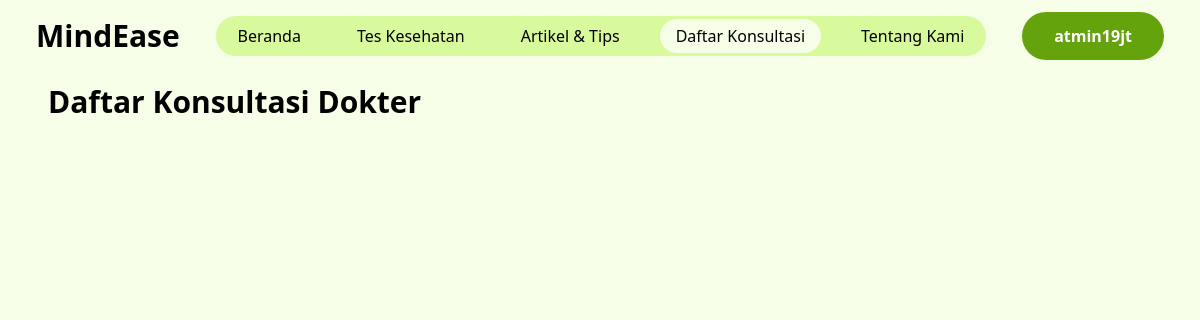
Before: /pages/daftarKonsultasi.php (signed in) with the older database file.
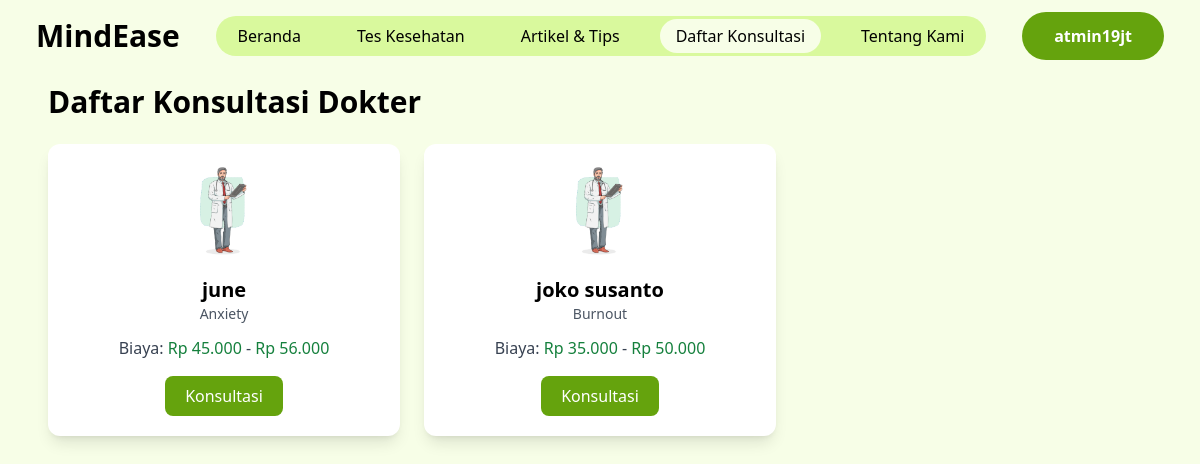
After: the same page with the newer database file.
### tables this page shows
CREATE TABLE `dokter` (
  `id_dokter` int(11) NOT NULL,
  `nama_dokter` varchar(100) NOT NULL,
  `spesialis` varchar(255) NOT NULL,
  `harga_min` int(11) NOT NULL,
  `harga_max` int(11) NOT NULL
);

### public/pages/daftarKonsultasi.php (the view, shortened to what this page needs)
<!DOCTYPE html>
<html lang="en">
<head>
    <script src="https://cdn.tailwindcss.com"></script>
</head>
<body class="bg-lime-50">
    <nav class="flex flex-row max-w-full mx-auto justify-between items-center mt-3">
        <h2 class="ml-9 text-3xl hover:text-lime-400 font-semibold">MindEase</h2>
        <ul class="list-none flex flex-row gap-x-6 bg-lime-200 px-1.5 py-2 rounded-full">
            <li><a href="../index.php" class=" px-4 rounded-full py-1.5 hover:bg-lime-50">Beranda</a></li>
            <li><a href="teskesehatan.php" class="hover:bg-lime-50 px-4 rounded-full py-1.5">Tes Kesehatan</a></li>
            <li><a href="article&tips.php" class="hover:bg-lime-50 px-4 rounded-full py-1.5">Artikel & Tips</a></li>
            <li><a href="#" class=" bg-lime-50 px-4 rounded-full py-1.5">Daftar Konsultasi</a></li>
            <li><a href="about.php" class="hover:bg-lime-50 px-4 rounded-full py-1.5">Tentang Kami</a></li>
        </ul>
        <p class="mr-9 text-base bg-lime-600 text-white py-3 rounded-full font-bold px-8 hover:bg-lime-400"><?php echo $_SESSION['username'] ?></p>
    </nav>
    <?php
    include '../../app/config/koneksi.php';
    $query = mysqli_query($koneksi, "SELECT * FROM dokter ORDER BY id_dokter ASC");
    ?>
    <div class="max-w-6xl mx-auto p-6">
        <h1 class="text-3xl font-bold mb-6">Daftar Konsultasi Dokter</h1>
        <div class="grid md:grid-cols-3 sm:grid-cols-2 grid-cols-1 gap-6">
            <?php while ($dok = mysqli_fetch_assoc($query)) { ?>
                <div class="bg-white shadow-lg rounded-xl p-5 flex flex-col items-center hover:scale-105 transition">
                    <img src="../assets/img/male1.jpg"
                        class="w-24 h-24 rounded-full mb-4" alt="dokter">
                    <h2 class="text-xl font-semibold text-center">
                        <?= $dok['nama_dokter']; ?>
                    </h2>
                    <p class="text-gray-600 text-center text-sm">
                        <?= $dok['spesialis']; ?>
                    </p>
                    <p class="mt-3 text-center font-medium text-gray-700">
                        Biaya:
                        <span class="text-green-700">
                            Rp <?= number_format($dok['harga_min'], 0, ',', '.'); ?>
                        </span>
                        -
                        <span class="text-green-700">
                            Rp <?= number_format($dok['harga_max'], 0, ',', '.'); ?>
                        </span>
                    </p>
                    <a href="konsultasi_form.php?id=<?= $dok['id_dokter']; ?>"
                        class="mt-4 px-5 py-2 bg-lime-600 text-white rounded-lg hover:bg-lime-700">
                        Konsultasi
                    </a>
                </div>
            <?php } ?>
        </div>
    </div>
</body>
</html>

Changed rows visible on the page:
added dokter: nama_dokter "june", spesialis "Anxiety", harga_min "45.000", harga_max "56.000"
added dokter: nama_dokter "joko susanto", spesialis "Burnout", harga_min "35.000", harga_max "50.000"
